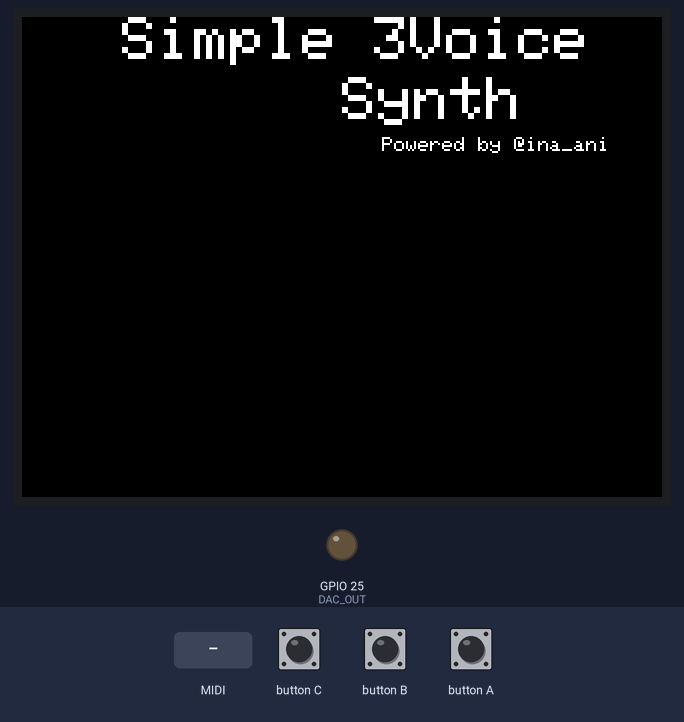
A sketch run on a simulated ESP32. Parts: 320×240 colour display, output pins drawn as LEDs (lit = HIGH). Inputs (shaded band) come from the test bench. MIDI output is not drawn.

Above: at 1.3 s.

The sketch:

M5Stack3VoiceSynth.ino
```cpp
//認知のバグ
//手弾きで和音を鳴らすと一つ音が鳴らないことがあります。

//setup()内のコメントアウトを外して、Tunes.hの
//  int DAC_OUT = 25;
//をint DAC_OUT = 26;に変更して
//Bottomモジュールに出ているGPIO25と26の間に50k程度の
//可変抵抗を挟むとある程度音量制御ができます。

#include <M5Stack.h>
#include <driver/dac.h> //Arduino-ESP32 driver
#include <MIDI.h>
MIDI_CREATE_INSTANCE(HardwareSerial, Serial2, MIDI);

#include "Tunes.h"
Tunes tunes;

void setup() {
  M5.begin();
  //  dacWrite(25, 0); // Speaker OFF
  //  ledcDetachPin(SPEAKER_PIN);
  //  pinMode(SPEAKER_PIN, INPUT);
  MIDI.begin();
  MIDI.turnThruOff();

  tunes.init();
  M5.Speaker.setVolume(1);

  M5.Lcd.setTextSize(3);
  M5.Lcd.setCursor(50, 0);
  M5.Lcd.print("Simple 3Voice");
  M5.Lcd.setCursor(160, 30);
  M5.Lcd.print("Synth");
  M5.Lcd.setTextSize(1);
  M5.Lcd.setCursor(180, 60);
  M5.Lcd.print("Powered by @ina_ani");
}

int vt[3];
int v;
int vn[3];

void noteon(int data1, int data2)
{
  if (vt[0] <= vt[1] and vt[0] <= vt[2]) {
    noteoff(vn[0]);
    vt[0] = millis();
    v = 0;
    vn[0] = data1;
  }
  else if (vt[1] <= vt[2]) {
    noteoff(vn[1]);
    vt[1] = millis();
    v = 1;
    vn[1] = data1;
  }
  else {
    noteoff(vn[2]);
    vt[2] = millis();
    v = 2;
    vn[2] = data1;
  }

  portENTER_CRITICAL(&Tunes::timerMux);
  Tunes::d[v] = (uint16_t)(tunes.tones[data1]);
  portEXIT_CRITICAL(&Tunes::timerMux);
}

void noteoff(int data1)
{
  if (vn[0] == data1) {
    v = 0;
  }
  else if (vn[1] == data1) {
    v = 1;
  }
  else if (vn[2] == data1) {
    v = 2;
  }
  else return;
  portENTER_CRITICAL(&Tunes::timerMux);
  Tunes::d[v] = 0;
  portEXIT_CRITICAL(&Tunes::timerMux);
  vt[v] = 0;
}

void loop() {
  tunes.resume();
  tunes.run();
  int data1, data2;
  if (MIDI.read())
  {
    if (MIDI.getType() == midi::NoteOn)
    {
      data1 = MIDI.getData1();
      data2 = MIDI.getData2();
      noteon(data1, data2);
    }
  }

  if (MIDI.getType() == midi::NoteOff)
  {
    data1 = MIDI.getData1();
    noteoff(data1);
  }

  M5.update();

}
```

Tunes.cpp
```cpp
#include "Tunes.h"

volatile SemaphoreHandle_t Tunes::timerSemaphore;
portMUX_TYPE Tunes::timerMux = portMUX_INITIALIZER_UNLOCKED;
volatile uint32_t Tunes::isrCounter = 0;
volatile uint32_t Tunes::lastIsrAt = 0;
volatile uint16_t Tunes::osc1 = 0;
volatile uint16_t Tunes::osc2 = 0;
volatile uint16_t Tunes::osc3 = 0;
volatile uint16_t Tunes::d[3] = {0, 0, 0};
int Tunes::SineValues[256];
int Tunes::SquareValues[256];
hw_timer_t* Tunes::timer;
unsigned int Tunes::tones[] = {
  27,
  28,
  30,
  32,
  34,
  36,
  38,
  40,
  43,
  45,
  48,
  51,
  54,
  57,
  60,
  64,
  68,
  72,
  76,
  80,
  85,
  90,
  95,
  101,
  107,
  114,
  120,
  127,
  135,
  143,
  152,
  161,
  170,
  180,
  191,
  202,
  214,
  227,
  241,
  255,
  270,
  286,
  303,
  321,
  340,
  360,
  382,
  405,
  429,
  454,
  481,
  510,
  540,
  572,
  606,
  642,
  680,
  721,
  764,
  809,
  857,
  908,
  962,
  1020,
  1080,
  1144,
  1212,
  1284,
  1361,
  1442,
  1528,
  1618,
  1715,
  1817,
  1925,
  2039,
  2160,
  2289,
  2425,
  2569,
  2722,
  2884,
  3055,
  3237,
  3429,
  3633,
  3849,
  4078,
  4320,
  4577,
  4850,
  5138,
  5443,
  5767,
  6110,
  6473,
  6858,
  7266,
  7698,
  8156,
  8641,
  9155,
  9699,
  10276,
  10887,
  11534,
  12220,
  12947,
  13717,
  14532,
  15396,
  16312,
  17282,
  18310,
  19398,
  20552,
  21774,
  23069,
  24440,
  25894,
  27433,
  29065,
  30793,
  32624,
  34564,
  36619,
  38797,
  41104

};

void Tunes::onTimer() {
  // Increment the counter and set the time of ISR
  portENTER_CRITICAL_ISR(&Tunes::timerMux);
  Tunes::isrCounter++;
  Tunes::lastIsrAt = millis();
  Tunes::osc1 += d[0];
  Tunes::osc2 += d[1];
  Tunes::osc3 += d[2];
  portEXIT_CRITICAL_ISR(&Tunes::timerMux);
  // Give a semaphore that we can check in the loop

  xSemaphoreGiveFromISR(Tunes::timerSemaphore, NULL);
  int out = 0;
  //out += (Tunes::osc1 >> 8);//((osc1 >> 15)&1 == 1)?0:200;
  //out += (Tunes::osc2 >> 8);//((osc2 >> 15)&1 == 1)?0:200;
  //out += (Tunes::osc3 >> 8);//((osc3 >> 15)&1 == 1)?0:200;
  out += Tunes::SineValues[(osc1 >> 8)];//((osc1 >> 15)&1 == 1)?0:200;
  out += Tunes::SineValues[(osc2 >> 8)];//((osc2 >> 15)&1 == 1)?0:200;
  out += Tunes::SineValues[(osc3 >> 8)];//((osc3 >> 15)&1 == 1)?0:200;
  //out += ((osc1 >> 15)&1 == 1)?0:200;
  //out += ((osc2 >> 15)&1 == 1)?0:200;
  //out += ((osc3 >> 15)&1 == 1)?0:200;
  int DAC_OUT = 25;
  if (d[0] == 0 && d[1] == 0 && d[2] == 0) {
    digitalWrite(DAC_OUT, LOW);
  } else {
    dacWrite(DAC_OUT, (out / 3 + 128));
  }
}

void Tunes::init() {
  float ConversionFactor = (2 * PI) / 256;  // convert my 0-255 bits in a circle to radians
  // there are 2 x PI radians in a circle hence the 2*PI
  // Then divide by 256 to get the value in radians
  // for one of my 0-255 bits.
  float RadAngle;                           // Angle in Radians
  // calculate sine values
  for (int MyAngle = 0; MyAngle < 256; MyAngle++) {
    RadAngle = MyAngle * ConversionFactor;           // 8 bit angle converted to radians
    Tunes::SineValues[MyAngle] = (sin(RadAngle) * 128); // get the sine of this angle and 'shift' up so
    // there are no negative values in the data
    // as the DAC does not understand them and would
    // convert to positive values.
    Tunes::SquareValues[MyAngle] = MyAngle < 128 ? 0 : 128;
  }
  Tunes::timerSemaphore = xSemaphoreCreateBinary();

  Tunes::timer = timerBegin(0, 80, true); // /80 prescale = 1us = 1/1000000s = 1MHz
  timerAttachInterrupt(Tunes::timer, &Tunes::onTimer, true);
  timerAlarmWrite(Tunes::timer, 50, true);
  timerAlarmEnable(Tunes::timer);

}

void Tunes::pause() {
  timerAlarmDisable(Tunes::timer);
}
void Tunes::resume() {
  timerAlarmEnable(Tunes::timer);
}

void Tunes::run() {
  // get semaphore to use GPIO registers (maybe?
  if (xSemaphoreTake(Tunes::timerSemaphore, 0) == pdTRUE) {
    uint32_t isrCount = 0, isrTime = 0;
    portENTER_CRITICAL(&Tunes::timerMux);
    // ==== critical section begin ====
    isrCount = Tunes::isrCounter;
    isrTime = Tunes::lastIsrAt;

    // ==== critical section end ====
    portEXIT_CRITICAL(&Tunes::timerMux);

  }
  // below script is safe?
}
```

Tunes.h
```cpp
#include <Arduino.h>

#ifndef TUNES_H
#define TUNES_H

class Tunes
{
  public:
    static volatile SemaphoreHandle_t timerSemaphore;
    static portMUX_TYPE timerMux;

    static volatile uint32_t isrCounter;
    static volatile uint32_t lastIsrAt;
    static volatile uint16_t osc1;
    static volatile uint16_t osc2;
    static volatile uint16_t osc3;
    static volatile uint16_t d[3];
    static  unsigned int tones[128];
    static int SineValues[256];
    static int SquareValues[256];
    static hw_timer_t* timer;

    void init();
    void static IRAM_ATTR onTimer();
    void run();
    void pause();
    void resume();

};
#endif
```
